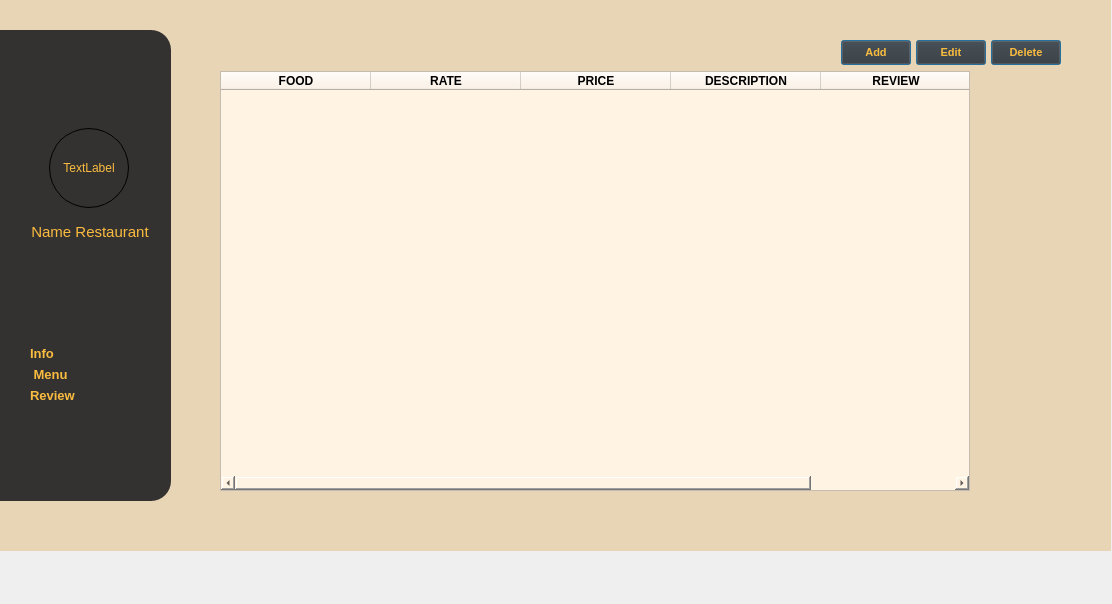
<?xml version="1.0" encoding="UTF-8"?>
<ui version="4.0">
 <class>Form</class>
 <widget class="QWidget" name="Form">
  <property name="geometry">
   <rect>
    <x>0</x>
    <y>0</y>
    <width>1112</width>
    <height>604</height>
   </rect>
  </property>
  <property name="windowTitle">
   <string>Form</string>
  </property>
  <widget class="QWidget" name="widget_2" native="true">
   <property name="geometry">
    <rect>
     <x>0</x>
     <y>-30</y>
     <width>1111</width>
     <height>581</height>
    </rect>
   </property>
   <property name="styleSheet">
    <string notr="true">background: #E8D5B5;</string>
   </property>
   <widget class="QWidget" name="restaurant_sidebar" native="true">
    <property name="geometry">
     <rect>
      <x>0</x>
      <y>60</y>
      <width>171</width>
      <height>471</height>
     </rect>
    </property>
    <property name="styleSheet">
     <string notr="true">background-color:#343131;border-top-right-radius:20;border-bottom-right-radius:20</string>
    </property>
    <layout class="QVBoxLayout" name="verticalLayout_25">
     <property name="sizeConstraint">
      <enum>QLayout::SetMinimumSize</enum>
     </property>
     <property name="leftMargin">
      <number>0</number>
     </property>
     <item>
      <spacer name="verticalSpacer_6">
       <property name="orientation">
        <enum>Qt::Vertical</enum>
       </property>
       <property name="sizeHint" stdset="0">
        <size>
         <width>20</width>
         <height>40</height>
        </size>
       </property>
      </spacer>
     </item>
     <item>
      <layout class="QVBoxLayout" name="verticalLayout_26">
       <property name="leftMargin">
        <number>9</number>
       </property>
       <item>
        <widget class="QWidget" name="widget_11" native="true">
         <layout class="QHBoxLayout" name="horizontalLayout_6">
          <property name="topMargin">
           <number>0</number>
          </property>
          <item>
           <spacer name="horizontalSpacer_7">
            <property name="orientation">
             <enum>Qt::Horizontal</enum>
            </property>
            <property name="sizeType">
             <enum>QSizePolicy::Minimum</enum>
            </property>
            <property name="sizeHint" stdset="0">
             <size>
              <width>6</width>
              <height>20</height>
             </size>
            </property>
           </spacer>
          </item>
          <item>
           <widget class="QLabel" name="restaurant_photo_label">
            <property name="minimumSize">
             <size>
              <width>80</width>
              <height>80</height>
             </size>
            </property>
            <property name="maximumSize">
             <size>
              <width>80</width>
              <height>80</height>
             </size>
            </property>
            <property name="styleSheet">
             <string notr="true">border-radius:40;border:1px solid black; color: #FABC3F;</string>
            </property>
            <property name="text">
             <string>TextLabel</string>
            </property>
            <property name="alignment">
             <set>Qt::AlignCenter</set>
            </property>
           </widget>
          </item>
          <item>
           <spacer name="horizontalSpacer_8">
            <property name="orientation">
             <enum>Qt::Horizontal</enum>
            </property>
            <property name="sizeType">
             <enum>QSizePolicy::Minimum</enum>
            </property>
            <property name="sizeHint" stdset="0">
             <size>
              <width>7</width>
              <height>20</height>
             </size>
            </property>
           </spacer>
          </item>
         </layout>
        </widget>
       </item>
       <item>
        <widget class="QLabel" name="restaurant_name_label">
         <property name="minimumSize">
          <size>
           <width>120</width>
           <height>0</height>
          </size>
         </property>
         <property name="font">
          <font>
           <pointsize>11</pointsize>
          </font>
         </property>
         <property name="mouseTracking">
          <bool>false</bool>
         </property>
         <property name="autoFillBackground">
          <bool>false</bool>
         </property>
         <property name="styleSheet">
          <string notr="true">color:#FABC3F</string>
         </property>
         <property name="text">
          <string>Name Restaurant</string>
         </property>
         <property name="alignment">
          <set>Qt::AlignCenter</set>
         </property>
        </widget>
       </item>
      </layout>
     </item>
     <item>
      <spacer name="verticalSpacer_2">
       <property name="orientation">
        <enum>Qt::Vertical</enum>
       </property>
       <property name="sizeHint" stdset="0">
        <size>
         <width>20</width>
         <height>78</height>
        </size>
       </property>
      </spacer>
     </item>
     <item>
      <layout class="QVBoxLayout" name="verticalLayout_27">
       <property name="leftMargin">
        <number>30</number>
       </property>
       <item alignment="Qt::AlignLeft">
        <widget class="QPushButton" name="restaurant_info_button">
         <property name="sizePolicy">
          <sizepolicy hsizetype="Ignored" vsizetype="Fixed">
           <horstretch>0</horstretch>
           <verstretch>0</verstretch>
          </sizepolicy>
         </property>
         <property name="minimumSize">
          <size>
           <width>0</width>
           <height>0</height>
          </size>
         </property>
         <property name="font">
          <font>
           <pointsize>10</pointsize>
           <weight>75</weight>
           <bold>true</bold>
          </font>
         </property>
         <property name="styleSheet">
          <string notr="true">background:transparent; color:#FABC3F;text-align:left</string>
         </property>
         <property name="text">
          <string>Info</string>
         </property>
         <property name="icon">
          <iconset>
           <normaloff>../image/sidebar_info.png</normaloff>../image/sidebar_info.png</iconset>
         </property>
        </widget>
       </item>
       <item alignment="Qt::AlignLeft">
        <widget class="QPushButton" name="restaurant_menu_button">
         <property name="minimumSize">
          <size>
           <width>0</width>
           <height>0</height>
          </size>
         </property>
         <property name="font">
          <font>
           <pointsize>10</pointsize>
           <weight>75</weight>
           <bold>true</bold>
          </font>
         </property>
         <property name="styleSheet">
          <string notr="true">background:transparent; color:#FABC3F;text-align:left</string>
         </property>
         <property name="text">
          <string> Menu</string>
         </property>
         <property name="icon">
          <iconset>
           <normaloff>../image/sidebar_menu.png</normaloff>../image/sidebar_menu.png</iconset>
         </property>
        </widget>
       </item>
       <item alignment="Qt::AlignLeft">
        <widget class="QPushButton" name="restaurant_review_button">
         <property name="minimumSize">
          <size>
           <width>0</width>
           <height>0</height>
          </size>
         </property>
         <property name="font">
          <font>
           <pointsize>10</pointsize>
           <weight>75</weight>
           <bold>true</bold>
          </font>
         </property>
         <property name="styleSheet">
          <string notr="true">background:transparent; color:#FABC3F;text-align:left</string>
         </property>
         <property name="text">
          <string>Review</string>
         </property>
         <property name="icon">
          <iconset>
           <normaloff>../image/sidebar_review.png</normaloff>../image/sidebar_review.png</iconset>
         </property>
        </widget>
       </item>
      </layout>
     </item>
     <item>
      <spacer name="verticalSpacer_5">
       <property name="orientation">
        <enum>Qt::Vertical</enum>
       </property>
       <property name="sizeHint" stdset="0">
        <size>
         <width>20</width>
         <height>77</height>
        </size>
       </property>
      </spacer>
     </item>
    </layout>
   </widget>
   <widget class="QStackedWidget" name="stackedWidget">
    <property name="geometry">
     <rect>
      <x>210</x>
      <y>60</y>
      <width>861</width>
      <height>481</height>
     </rect>
    </property>
    <property name="styleSheet">
     <string notr="true"/>
    </property>
    <widget class="QWidget" name="menu_page">
     <widget class="QWidget" name="layoutWidget">
      <property name="geometry">
       <rect>
        <x>10</x>
        <y>10</y>
        <width>841</width>
        <height>451</height>
       </rect>
      </property>
      <layout class="QVBoxLayout" name="menu_verticalLayout">
       <item>
        <layout class="QHBoxLayout" name="horizontalLayout_22">
         <property name="spacing">
          <number>5</number>
         </property>
         <property name="sizeConstraint">
          <enum>QLayout::SetFixedSize</enum>
         </property>
         <item>
          <widget class="QPushButton" name="pushButton_4">
           <property name="styleSheet">
            <string notr="true"/>
           </property>
           <property name="text">
            <string/>
           </property>
           <property name="icon">
            <iconset>
             <normaloff>../image/ic_filter24.png</normaloff>../image/ic_filter24.png</iconset>
           </property>
           <property name="iconSize">
            <size>
             <width>30</width>
             <height>20</height>
            </size>
           </property>
           <property name="shortcut">
            <string/>
           </property>
           <property name="autoDefault">
            <bool>false</bool>
           </property>
           <property name="default">
            <bool>false</bool>
           </property>
           <property name="flat">
            <bool>true</bool>
           </property>
          </widget>
         </item>
         <item>
          <spacer name="horizontalSpacer_9">
           <property name="orientation">
            <enum>Qt::Horizontal</enum>
           </property>
           <property name="sizeHint" stdset="0">
            <size>
             <width>40</width>
             <height>20</height>
            </size>
           </property>
          </spacer>
         </item>
         <item>
          <widget class="QPushButton" name="pushButton_8">
           <property name="sizePolicy">
            <sizepolicy hsizetype="Fixed" vsizetype="Fixed">
             <horstretch>0</horstretch>
             <verstretch>0</verstretch>
            </sizepolicy>
           </property>
           <property name="minimumSize">
            <size>
             <width>70</width>
             <height>25</height>
            </size>
           </property>
           <property name="maximumSize">
            <size>
             <width>70</width>
             <height>25</height>
            </size>
           </property>
           <property name="font">
            <font>
             <family>MS Shell Dlg 2</family>
             <pointsize>8</pointsize>
             <weight>75</weight>
             <italic>false</italic>
             <bold>true</bold>
            </font>
           </property>
           <property name="toolTip">
            <string>&lt;html&gt;&lt;head/&gt;&lt;body&gt;&lt;p&gt;&lt;br/&gt;&lt;/p&gt;&lt;/body&gt;&lt;/html&gt;</string>
           </property>
           <property name="styleSheet">
            <string notr="true">color: #FABC3F;background-color: #343131;</string>
           </property>
           <property name="text">
            <string>Add</string>
           </property>
           <property name="default">
            <bool>true</bool>
           </property>
           <property name="flat">
            <bool>false</bool>
           </property>
          </widget>
         </item>
         <item>
          <widget class="QPushButton" name="pushButton_3">
           <property name="sizePolicy">
            <sizepolicy hsizetype="Fixed" vsizetype="Fixed">
             <horstretch>0</horstretch>
             <verstretch>0</verstretch>
            </sizepolicy>
           </property>
           <property name="minimumSize">
            <size>
             <width>70</width>
             <height>25</height>
            </size>
           </property>
           <property name="maximumSize">
            <size>
             <width>70</width>
             <height>25</height>
            </size>
           </property>
           <property name="font">
            <font>
             <family>MS Shell Dlg 2</family>
             <pointsize>8</pointsize>
             <weight>75</weight>
             <italic>false</italic>
             <bold>true</bold>
            </font>
           </property>
           <property name="toolTip">
            <string>&lt;html&gt;&lt;head/&gt;&lt;body&gt;&lt;p&gt;&lt;span style=&quot; font-weight:600;&quot;&gt;Edit&lt;/span&gt;&lt;/p&gt;&lt;/body&gt;&lt;/html&gt;</string>
           </property>
           <property name="styleSheet">
            <string notr="true">color: #FABC3F;background-color: #343131;</string>
           </property>
           <property name="text">
            <string>Edit</string>
           </property>
           <property name="default">
            <bool>true</bool>
           </property>
           <property name="flat">
            <bool>false</bool>
           </property>
          </widget>
         </item>
         <item>
          <widget class="QPushButton" name="pushButton_9">
           <property name="sizePolicy">
            <sizepolicy hsizetype="Fixed" vsizetype="Fixed">
             <horstretch>0</horstretch>
             <verstretch>0</verstretch>
            </sizepolicy>
           </property>
           <property name="minimumSize">
            <size>
             <width>70</width>
             <height>25</height>
            </size>
           </property>
           <property name="maximumSize">
            <size>
             <width>70</width>
             <height>25</height>
            </size>
           </property>
           <property name="font">
            <font>
             <family>MS Shell Dlg 2</family>
             <pointsize>8</pointsize>
             <weight>75</weight>
             <italic>false</italic>
             <bold>true</bold>
            </font>
           </property>
           <property name="toolTip">
            <string>&lt;html&gt;&lt;head/&gt;&lt;body&gt;&lt;p&gt;&lt;span style=&quot; font-weight:600;&quot;&gt;Edit&lt;/span&gt;&lt;/p&gt;&lt;/body&gt;&lt;/html&gt;</string>
           </property>
           <property name="styleSheet">
            <string notr="true">color: #FABC3F;background-color: #343131;</string>
           </property>
           <property name="text">
            <string>Delete</string>
           </property>
           <property name="default">
            <bool>true</bool>
           </property>
           <property name="flat">
            <bool>false</bool>
           </property>
          </widget>
         </item>
        </layout>
       </item>
       <item>
        <widget class="QTableWidget" name="tableWidget">
         <property name="sizePolicy">
          <sizepolicy hsizetype="Fixed" vsizetype="Fixed">
           <horstretch>0</horstretch>
           <verstretch>0</verstretch>
          </sizepolicy>
         </property>
         <property name="minimumSize">
          <size>
           <width>750</width>
           <height>400</height>
          </size>
         </property>
         <property name="maximumSize">
          <size>
           <width>16777215</width>
           <height>167772</height>
          </size>
         </property>
         <property name="font">
          <font>
           <weight>50</weight>
           <bold>false</bold>
          </font>
         </property>
         <property name="styleSheet">
          <string notr="true">
background-color: rgb(255, 243, 228);</string>
         </property>
         <attribute name="horizontalHeaderDefaultSectionSize">
          <number>150</number>
         </attribute>
         <attribute name="verticalHeaderCascadingSectionResizes">
          <bool>false</bool>
         </attribute>
         <attribute name="verticalHeaderMinimumSectionSize">
          <number>30</number>
         </attribute>
         <attribute name="verticalHeaderShowSortIndicator" stdset="0">
          <bool>false</bool>
         </attribute>
         <column>
          <property name="text">
           <string>FOOD</string>
          </property>
          <property name="font">
           <font>
            <weight>75</weight>
            <bold>true</bold>
           </font>
          </property>
          <property name="textAlignment">
           <set>AlignCenter</set>
          </property>
          <property name="background">
           <color>
            <red>52</red>
            <green>49</green>
            <blue>49</blue>
           </color>
          </property>
          <property name="foreground">
           <brush brushstyle="NoBrush">
            <color alpha="255">
             <red>250</red>
             <green>188</green>
             <blue>63</blue>
            </color>
           </brush>
          </property>
         </column>
         <column>
          <property name="text">
           <string>RATE</string>
          </property>
          <property name="font">
           <font>
            <weight>75</weight>
            <bold>true</bold>
           </font>
          </property>
          <property name="textAlignment">
           <set>AlignCenter</set>
          </property>
          <property name="background">
           <color>
            <red>52</red>
            <green>49</green>
            <blue>49</blue>
           </color>
          </property>
          <property name="foreground">
           <brush brushstyle="NoBrush">
            <color alpha="255">
             <red>250</red>
             <green>188</green>
             <blue>63</blue>
            </color>
           </brush>
          </property>
         </column>
         <column>
          <property name="text">
           <string>PRICE</string>
          </property>
          <property name="font">
           <font>
            <weight>75</weight>
            <bold>true</bold>
           </font>
          </property>
          <property name="textAlignment">
           <set>AlignCenter</set>
          </property>
          <property name="background">
           <color>
            <red>52</red>
            <green>49</green>
            <blue>49</blue>
           </color>
          </property>
          <property name="foreground">
           <brush brushstyle="NoBrush">
            <color alpha="255">
             <red>250</red>
             <green>188</green>
             <blue>63</blue>
            </color>
           </brush>
          </property>
         </column>
         <column>
          <property name="text">
           <string>DESCRIPTION</string>
          </property>
          <property name="font">
           <font>
            <weight>75</weight>
            <bold>true</bold>
           </font>
          </property>
          <property name="textAlignment">
           <set>AlignCenter</set>
          </property>
          <property name="background">
           <color>
            <red>52</red>
            <green>49</green>
            <blue>49</blue>
           </color>
          </property>
          <property name="foreground">
           <brush brushstyle="NoBrush">
            <color alpha="255">
             <red>250</red>
             <green>188</green>
             <blue>63</blue>
            </color>
           </brush>
          </property>
         </column>
         <column>
          <property name="text">
           <string>REVIEW</string>
          </property>
          <property name="font">
           <font>
            <weight>75</weight>
            <bold>true</bold>
           </font>
          </property>
          <property name="textAlignment">
           <set>AlignCenter</set>
          </property>
          <property name="background">
           <color>
            <red>52</red>
            <green>49</green>
            <blue>49</blue>
           </color>
          </property>
          <property name="foreground">
           <brush brushstyle="NoBrush">
            <color alpha="255">
             <red>250</red>
             <green>188</green>
             <blue>63</blue>
            </color>
           </brush>
          </property>
         </column>
        </widget>
       </item>
      </layout>
     </widget>
    </widget>
   </widget>
  </widget>
 </widget>
 <resources>
  <include location="../Qss/icons/_icons.qrc"/>
 </resources>
 <connections/>
</ui>
